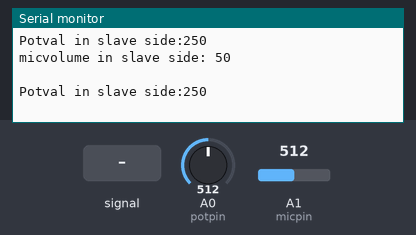
The sketch below on a simulated Arduino Uno, built with avr-gcc and run on an emulated ATmega328P. Parts: the last lines printed to the serial monitor. The inputs (shaded band) are chosen by the test bench; at power-on: A0 (potpin) = 512, A1 (micpin) = 512.

Above: at 2.8 s.
2.9 s: A1 (micpin) fed a 200 Hz sine of ±81 counts around its level
5.6 s: A0 (potpin) set to 716
At 7.8 s:
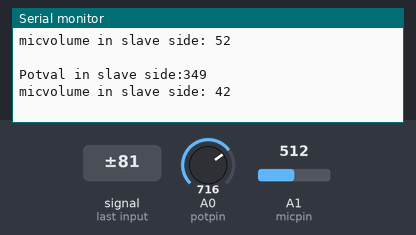
8.3 s: A1 (micpin) set to 716
At 10.7 s:
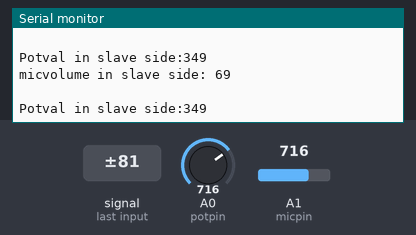
11.0 s: A1 (micpin) fed a 1000 Hz sine of ±255 counts around its level
13.7 s: A0 (potpin) set to 900
At 14.9 s:
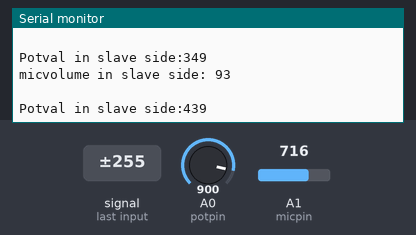
16.4 s: A1 (micpin) set to 900
At 18.9 s:
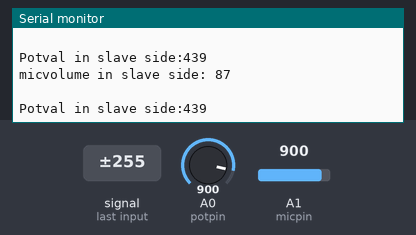
Timing chart, 0 to 20.1 s (numbered marks = the images above; inputs shaded):
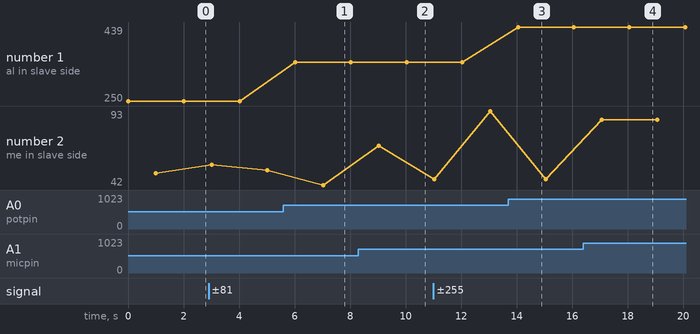

The sketch:

tx_slave_version_3.ino
```cpp
/* TX SLAVE CODE VERSION 3
 *  This code is for slave module , which reads the sensor values and sends it to the Master
 *  Connections are as follows
 *
 *  Tx pin of bluetooth module   To   4 th pin of arduino
 *  Rx pin of bluetooth module   To   3 rd pin of arduino
 *  Rotatory sensor's Data pin   To   A0 Pin of Arduino
 *  Sound sensor's Data pin      To   A1 Pin of Arduino
 *  Power Supply  -    use 3.3V for bluetooth module and GND
 *                -    use 5V and any GND Pin from Arduino
 *                     make a parellel conecton using the breadboard
 *                     to connect The power supply lones of the both the Sensors
 *
 */


#include <SoftwareSerial.h>// this header file is used to enable serial monitor for other attachments


#define BT_SERIAL_TX 4 // Conneting Tx pin of bluetooth module to 4 th pin of arduino
#define BT_SERIAL_RX 3 // Conneting Rx pin of bluetooth module to 3 rd pin of arduino

SoftwareSerial BluetoothSerial(BT_SERIAL_TX, BT_SERIAL_RX); // This line is to transmit and recieve sensor values through the 4th pin and 3rd pin of arduino respectively.

int potpin = A0; // Connecting Rotatory sensor's Data pin-- To A0 Pin of Arduino
int micpin = A1; // Connecting Sound sensor's Data pin-- To A1 Pin of Arduino

int potval=0;    // variable to read Rotatory sensor's Data
int micvolume=0; // variable to read Sound sensor's sensor's Data

void setup()

{

Serial.begin(9600); // Defining Baud Rate for Transmission and reception inside Arduino's Processing unit

BluetoothSerial.begin(9600); // // Defining Baud Rate for Transmission and reception for Bluetooth module's Processing unit
// We have to define baud rate for both the arduino and bluetooth module with same values
}

void loop()

{
 // the below set of code is to read the potentiometer value and send it to slave
 potval = analogRead(potpin); //Reading the Sensor data
 potval = map(potval, 0, 1023, 0, 500);  // maps the voltage from 2 to 255
 BluetoothSerial.print(potval);// Sending the Sensor data from Arduino to Blurooth module
 Serial.print("Potval in slave side:");
 Serial.print(potval);
 Serial.println(" ");
 delay(1000);// Delay of 1000 milliseconds(one second) to read the next sensor's data


 // the below set of code is to read the MIC VOLUME and send it to slave
 micvolume= analogRead(micpin);//Reading the Sensor data
 micvolume = map(micvolume, 0, 1023, 0, 100); // maps the volume from 0 to 100
 BluetoothSerial.print(micvolume);// Sending the Sensor data from Arduino to Blurooth module
 Serial.print("micvolume in slave side: ");
 Serial.println(micvolume);
 Serial.println(" ");
 delay(1000);// Delay of 1000 milliseconds(one second) to read the next sensor's data

}
```

Measured:
- after the input at 5.6 s, the serial monitor: prints a new line after 0.42 s (image 1)
- after the input at 8.3 s, the serial monitor: prints a new line after 0.73 s (image 2)
- after the input at 13.7 s, the serial monitor: prints a new line after 0.35 s (image 3)
- after the input at 16.4 s, the serial monitor: prints a new line after 0.66 s (image 4)
- plotted number 1: 250 → 349 after the input at 5.6 s, 349 → 439 after the input at 13.7 s
- plotted number 2: 50 → 52 after the input at 2.9 s, 42 → 69 after the input at 8.3 s, 69 → 93 after the input at 11.0 s, 46 → 87 after the input at 16.4 s
